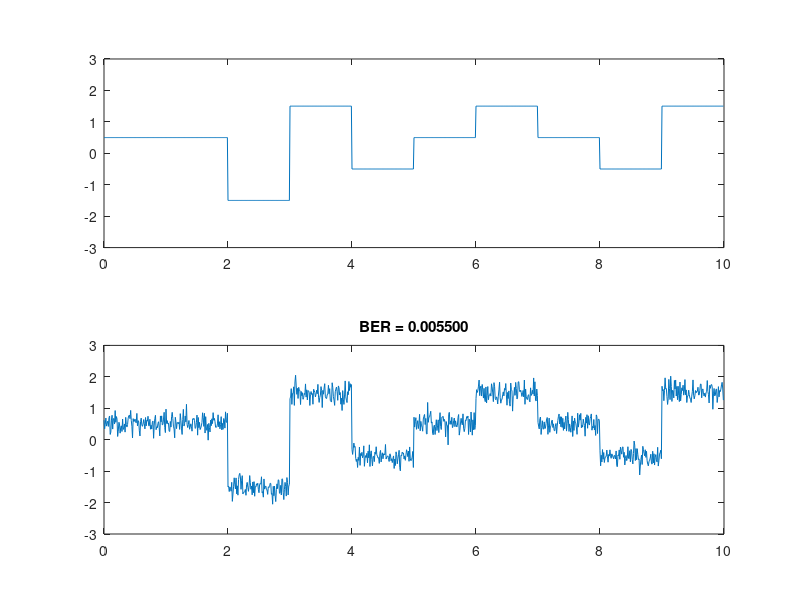
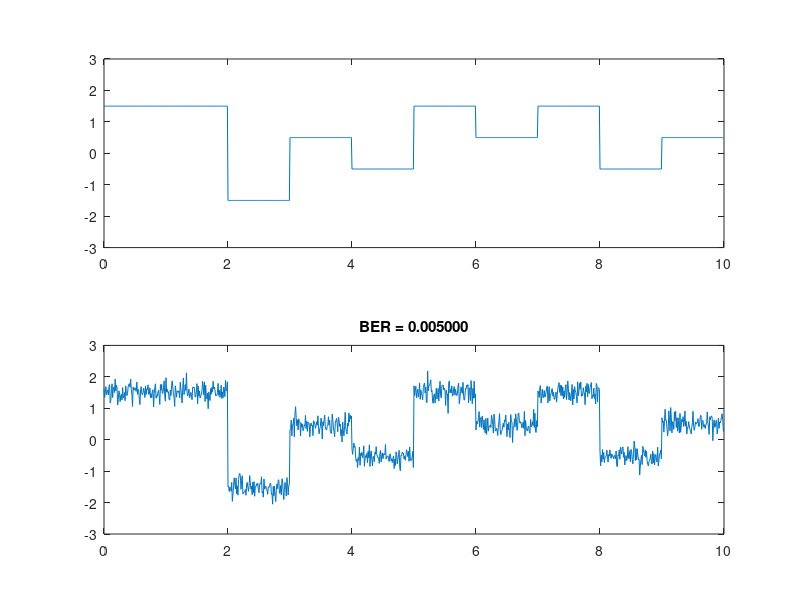

Reproduce these figures in MATLAB, in order.
% demonstration of gray code vs plain code in 2B1Q encoding scheme
clear all
clf
N=20;       % number of bits generated
Ns=N/2;     % number of symbols in one run
RE = 100;   % repeat times
ts = 100;   % timeline resolution
t = 0:(1/ts):(Ns-1/ts); % generate timeline
erracc = 0;     % accumulate errors
errgray = 0;    % accumulate gray code errors
for n=1:RE
    bk = rand(1,N)>0.5; % generate random bits
    bk1 = bk(1:2:N);    % regroup the bits as first/second pattern
    bk2 = bk(2:2:N);
    qlvl = bk1*2 + bk2 - 1.5;       % generate linear levels
    st = kron(qlvl, ones(1,ts));    % extend the binary to signals
    figure(1)
    subplot(2,1,1)
    plot(t,st)          % plot the linear 2B1Q signal
    axis([0 Ns -3 3]);
    noise = 0.2*randn(1,length(t)); % generate noise
    rt = st + noise;    % received signal
    subplot(2,1,2)      % plot it
    plot(t,rt);
    axis([0 Ns -3 3]);

% linear 2B1Q receiver detection
    rk = rt(ts/2:ts:length(t)); % sample at middle of each symbol
    for k=1:Ns
        if(rk(k)>1)
            rb((2*k-1):2*k)=[1 1];
        end
        if(rk(k)<=1 && rk(k)>0)
            rb((2*k-1):2*k)=[1 0];
        end
        if(rk(k)<=0 && rk(k)>-1)
            rb((2*k-1):2*k)=[0 1];
        end
        if(rk(k)<=-1)
            rb((2*k-1):2*k)=[0 0];
        end
    end
    error = sum(bk~=rb);        % find the number of erroneous bits
    erracc = erracc + error;    % accumulate the number

    % now for gray code, for 2-bit gray codes are 00, 01, 11, 10
    % respectively
    gk1 = bk1;                  % copy MSB
    gk2 = xor(bk1,bk2);         % the LSB is XOR of first and second bits
    glvl = gk1*2 + gk2 - 1.5;   % gray code levels
    gt = kron(glvl, ones(1,ts));    % extend discrete values as a signal
    figure(2)
    subplot(2,1,1);     % plot the signal
    plot(t, gt)
    axis([0 Ns -3 3]);
    grt = gt + noise;   % add the same noise
    subplot(2,1,2);
    plot(t, grt);       % plot the received signal
    axis([0 Ns -3 3]);    
    rgk = grt(ts/2:ts:length(t)); % sample at middle of each symbol
    for k=1:Ns          % detect the bits according to levels
        if(rgk(k)>1)
            rgb((2*k-1):2*k)=[1 1];
        end
        if(rgk(k)<=1 && rgk(k)>0)
            rgb((2*k-1):2*k)=[1 0];
        end
        if(rgk(k)<=0 && rgk(k)>-1)
            rgb((2*k-1):2*k)=[0 1];
        end
        if(rgk(k)<=-1)
            rgb((2*k-1):2*k)=[0 0];
        end
    end
    rgb1 = rgb(1:2:N);  % MSB of the received gray code
    rgb2 = rgb(2:2:N);  % LSB
    gb1 = rgb1;         % copy MSB of gray as MSB of binary
    gb2 = xor(gb1,rgb2);   % XOR the next gray bit with first binary bit
    gb = reshape([gb1; gb2], 1, N); % re-organize the bits as one vector
    error = sum(bk~=gb);    % check errors
    errgray = errgray + error; % accumulate the errors
    pause(0.1)    
end
msglinear = sprintf('BER = %f', erracc/N/RE);
msggray = sprintf('BER = %f', errgray/N/RE);
figure(1)
title(msglinear);
figure(2)
title(msggray);
